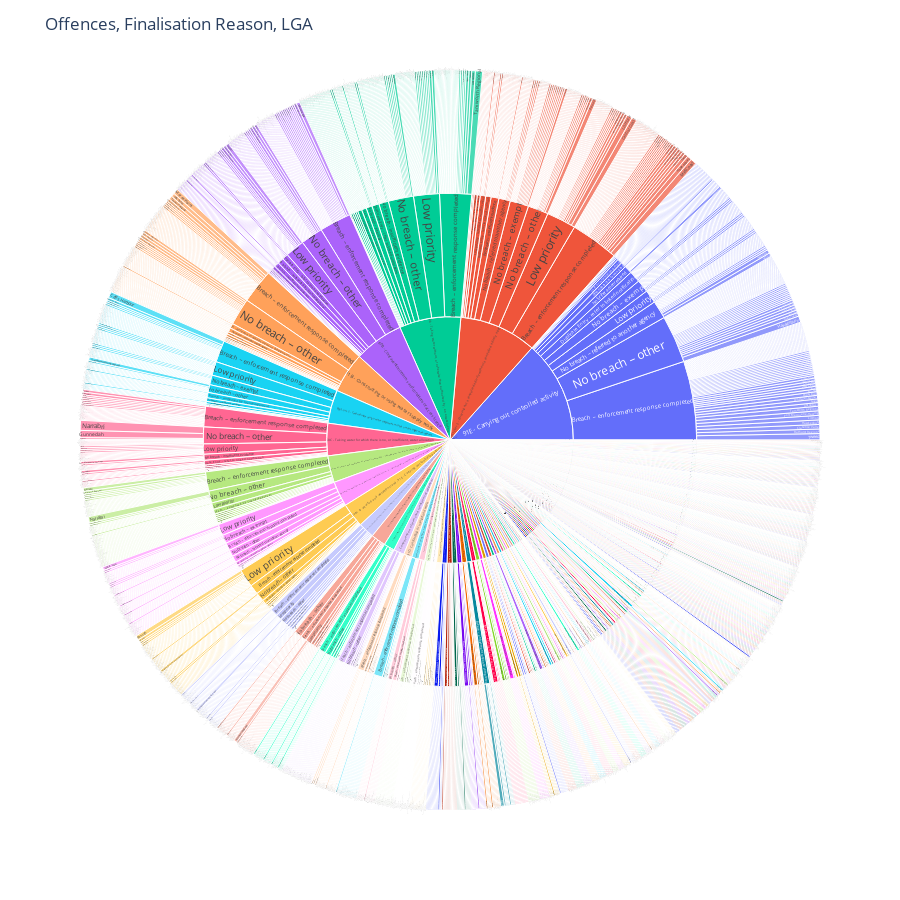

The code cell stored with this chart in its notebook:
### Markdown cell above
Create Sunburst plot

### Code cell
fig = px.sunburst(df, path=groupby_path, values='count', width=900, height=900)
fig.update_layout(title=path_title)
fig.show()
fig.write_html("Case_Details_Sunburst.html")

### Figure 1 — Plotly figure (JSON) as saved in the notebook; plotly's stock layout.template omitted (floating-point values rounded to 4 significant figures; data arrays with more than 128 entries replaced by an {"elided": "..."} marker saying what was removed)
{"data": [{"branchvalues": "total", "domain": {"x": [0, 1], "y": [0, 1]}, "hovertemplate": "labels=%{label}<br>count=%{value}<br>parent=%{parent}<br>id=%{id}<extra></extra>", "ids": {"elided": "3014 str values"}, "labels": {"elided": "3014 str values"}, "name": "", "parents": {"elided": "3014 str values"}, "type": "sunburst", "values": {"elided": "3014 int values"}}], "layout": {"height": 900, "legend": {"tracegroupgap": 0}, "margin": {"t": 60}, "title": {"text": "Offences, Finalisation Reason, LGA"}, "width": 900}}
